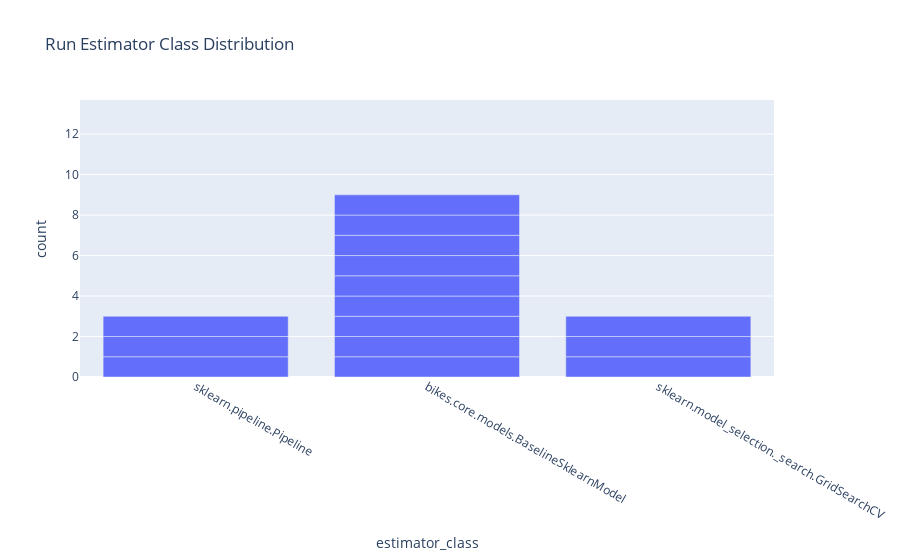

The notebook cell this image was saved under:
### Code cell
px.bar(runs, x="estimator_class", title="Run Estimator Class Distribution")

### Figure 1 — Plotly figure (JSON) as saved in the notebook; plotly's stock layout.template omitted (floating-point values rounded to 4 significant figures)
{"data": [{"alignmentgroup": "True", "hovertemplate": "estimator_class=%{x}<br>count=%{y}<extra></extra>", "legendgroup": "", "marker": {"color": "#636efa", "pattern": {"shape": ""}}, "name": "", "offsetgroup": "", "orientation": "v", "showlegend": false, "textposition": "auto", "type": "bar", "x": [null, null, null, null, "sklearn.pipeline.Pipeline", "bikes.core.models.BaselineSklearnModel", "bikes.core.models.BaselineSklearnModel", "bikes.core.models.BaselineSklearnModel", "sklearn.model_selection._search.GridSearchCV", null, null, null, null, "sklearn.pipeline.Pipeline", "sklearn.model_selection._search.GridSearchCV", "bikes.core.models.BaselineSklearnModel", "bikes.core.models.BaselineSklearnModel", "bikes.core.models.BaselineSklearnModel", null, null, null, null, "sklearn.pipeline.Pipeline", "bikes.core.models.BaselineSklearnModel", "sklearn.model_selection._search.GridSearchCV", "bikes.core.models.BaselineSklearnModel", "bikes.core.models.BaselineSklearnModel", null], "xaxis": "x", "y": [1, 1, 1, 1, 1, 1, 1, 1, 1, 1, 1, 1, 1, 1, 1, 1, 1, 1, 1, 1, 1, 1, 1, 1, 1, 1, 1, 1], "yaxis": "y"}], "layout": {"barmode": "relative", "legend": {"tracegroupgap": 0}, "title": {"text": "Run Estimator Class Distribution"}, "xaxis": {"anchor": "y", "domain": [0, 1], "title": {"text": "estimator_class"}}, "yaxis": {"anchor": "x", "domain": [0, 1], "title": {"text": "count"}}}}
